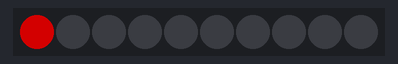
The program below on a simulated BBC micro:bit (MakeCode). Shown: 10 RGB LEDs in strip order, left to right. Dim RGB values are drawn brighter than linear.

Above: at 0.1 s.
At 0.6 s:
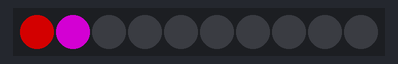
At 1.1 s:
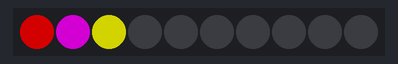
At 1.6 s:
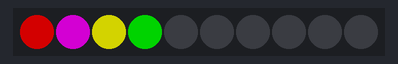
At 2.6 s:
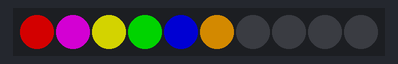
At 5.1 s:
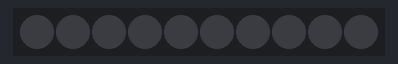

The program:

main.ts
```typescript
let strip = neopixel.create(DigitalPin.P0, 10, NeoPixelMode.RGB)
basic.forever(function () {
    strip.setPixelColor(0, neopixel.colors(NeoPixelColors.Red))
    strip.show()
    basic.pause(500)
    strip.setPixelColor(1, neopixel.colors(NeoPixelColors.Purple))
    strip.show()
    basic.pause(500)
    strip.setPixelColor(2, neopixel.colors(NeoPixelColors.Yellow))
    strip.show()
    basic.pause(500)
    strip.setPixelColor(3, neopixel.colors(NeoPixelColors.Green))
    strip.show()
    basic.pause(500)
    strip.setPixelColor(4, neopixel.colors(NeoPixelColors.Blue))
    strip.show()
    basic.pause(500)
    strip.setPixelColor(5, neopixel.colors(NeoPixelColors.Orange))
    strip.show()
    basic.pause(500)
    strip.setPixelColor(6, neopixel.colors(NeoPixelColors.Violet))
    strip.show()
    basic.pause(500)
    strip.setPixelColor(7, neopixel.colors(NeoPixelColors.Indigo))
    strip.show()
    basic.pause(500)
    strip.setPixelColor(8, neopixel.colors(NeoPixelColors.White))
    strip.show()
    basic.pause(500)
    strip.setPixelColor(9, neopixel.colors(NeoPixelColors.Red))
    strip.show()
    basic.pause(500)
    strip.showColor(neopixel.colors(NeoPixelColors.Black))
    strip.show()
    basic.pause(500)
})
```

test.ts
```typescript
// Tady jsou testy. Při použití tohoto balíčku jako rozšíření nebude zkompilováno.
```

Measured:
- by itself, everything shown: repeats every 5.5 s, in 11 steps
- what the display in image 1 shows lasts 0.5 s, from 0.5 s to 1.0 s
